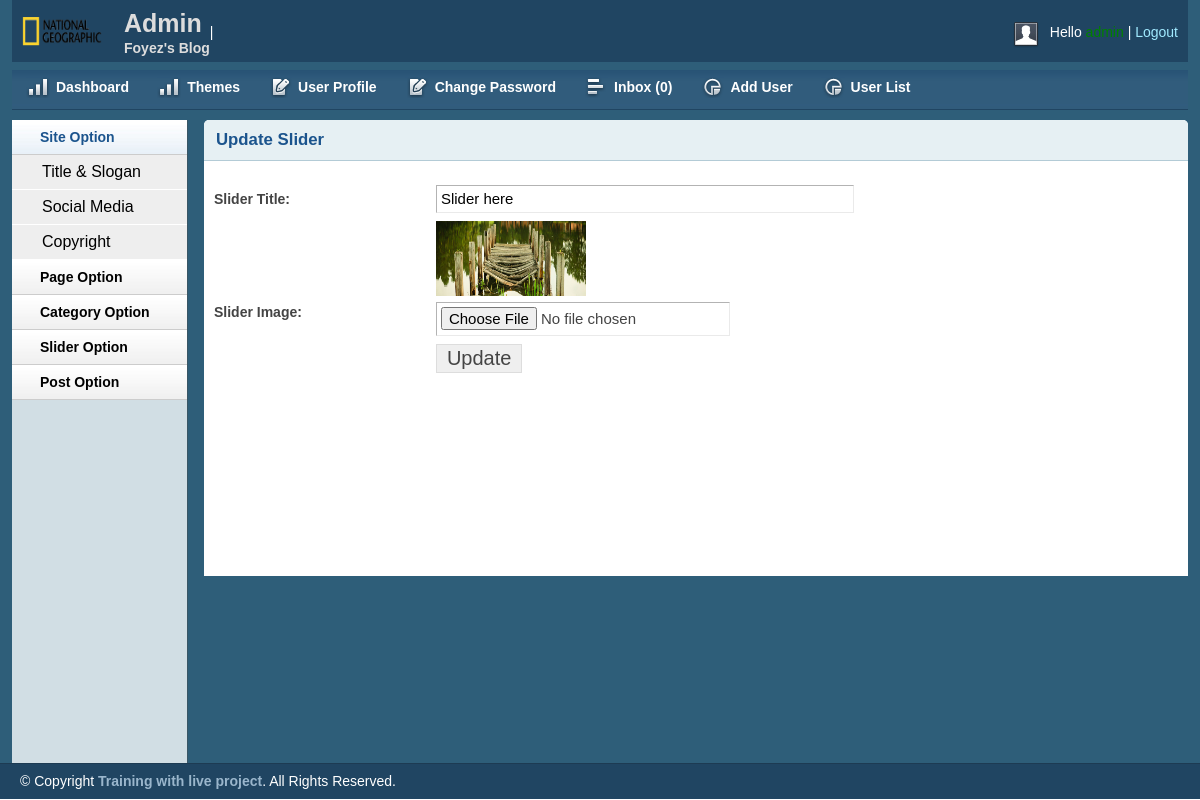
Page /admin/editslider.php?sliderid=3 (signed in) on the committed database.
### tables this page shows
CREATE TABLE `tbl_slider` (
  `id` int(11) NOT NULL,
  `title` varchar(255) NOT NULL,
  `img` varchar(255) NOT NULL,
  `link` varchar(255) NOT NULL
);

### lib/Database.php (called while the page is built, shortened)
<?php
Class Database{
	public $host   = DB_HOST;
	public $user   = DB_USER;
	public $pass   = DB_PASS;
	public $dbname = DB_NAME;
	public $link;
	private function connectDB(){
	$this->link = new mysqli($this->host, $this->user, $this->pass, $this->dbname);
 }
	public function select($query){
		$result = $this->link->query($query) or die($this->link->error.__LINE__);
		if($result->num_rows > 0){
			return $result;
		} else {
			return false;
		}
	}
}

### admin/editslider.php (the view, shortened to what this page needs)
  <?php
    include 'inc/header.php';
    include 'inc/sidebar.php';
 ?>
 <?php
    if(!isset($_GET['sliderid']) || $_GET['sliderid']==NULL){
        echo "<script>window.location= 'sliderlist.php';</script>";
    }else{
        $id=$_GET['sliderid'];
    }
 ?>
        <div class="grid_10">
            <div class="box round first grid">
                <h2>Update Slider</h2>
                <div class="block">
                 <?php
                        $query="Select * from tbl_slider where id='$id'";
                        $getslider=$db->select($query);
                        if($getslider){
                            while($postresult=$getslider->fetch_assoc()){
                    ?>
                 <form action="" method="post" enctype="multipart/form-data">
                    <table class="form">
                        <tr>
                            <td>
                                <label>Slider Title:</label>
                            </td>
                            <td>
                                <input type="text" name="title" value="<?php echo $postresult['title'];?>" class="medium" />
                            </td>
                        </tr>
                        <tr>
                            <td>
                                <br/><label>Slider Image:</label>
                            </td>
                            <td>
                                <img src="<?php echo $postresult['img'];?>" height="75px" width="150px"/> <br/>
                                <input type="file" name="image"/>
                            </td>
                        </tr>
                        <tr>
                            <td></td>
                            <td>
                                <input type="submit" name="submit" Value="Update" />
                            </td>
                        </tr>
                    </table>
                    </form>
                <?php }}?>
                </div>
            </div>
        </div>
<?php include 'inc/footer.php'; ?>

### admin/css/text.css (style rules this page uses)
body { font: 13px/1.5 Tahoma, Helvetica, Arial, 'Liberation Sans', FreeSans, sans-serif; }
h2 { font-size: 23px; }
p, dl, hr, h1, h2, h3, h4, h5, h6, ol, ul, pre, table, address, fieldset { margin-bottom: 20px; }

### admin/css/grid.css (style rules this page uses)
.grid_1, .grid_2, .grid_3, .grid_4, .grid_5, .grid_6, .grid_7, .grid_8, .grid_9, .grid_10, .grid_11, .grid_12, .grid_13, .grid_14, .grid_15, .grid_16 { display: inline; float: left; margin-left: 1%; margin-right: 1%; }
.container_12 .grid_10 { width: 81.333%; }

### admin/css/layout.css (style rules this page uses)
body { background: #fff none repeat scroll 0 0; color: #444; font-size: 14px; padding: 0; }
h1, h2, h3, h4, h5, h6 { line-height:1.2em; margin-bottom:.3em; }
h2 { margin-top:1em; }
.box { background:#fff; margin-bottom:20px; padding:10px 10px 10px 10px; margin-left:-8px; }
.box.grid { padding-bottom:40px; }
.box.round { -moz-border-radius: 5px 5px 0px 0px; -webkit-border-radius: 5px 5px 0px 0px; border-radius: 5px 5px 0px 0px; }
.box h2 { font-size:1.2em; font-weight:bold; color:#1B548D; background:#E6F0F3; margin:-10px -10px 0 -10px; padding:10px 12px; border-bottom:1px solid #B3CBD6; -moz-border-radius: 5px 5px 0px 0px; -webkit-border-radius: 5px 5px 0px 0px; border-radius: 5px 5px 0px 0px; }
.box.first { min-height: 406px; }
.block { padding-top:20px; }
table.form { width:100%; }
table.form td { padding:4px 0px; }
table.form label { font-weight:bold; }
table.form input, table.form select { font-size: 15px; padding: 4px 4px 5px 4px; border-top: 1px solid #b3b3b3; border-left: 1px solid #b3b3b3; border-right: 1px solid #eaeaea; border-bottom: 1px solid #eaeaea; }
table.form input[type="submit"] { border: 1px solid #ddd; color: #444; cursor: pointer; font-size: 20px; padding: 2px 10px; }
input.medium { width: 55%; }
.block { padding-bottom:1px; }

### rows in the picture
tbl_slider: title "Slider here", img (picture)
